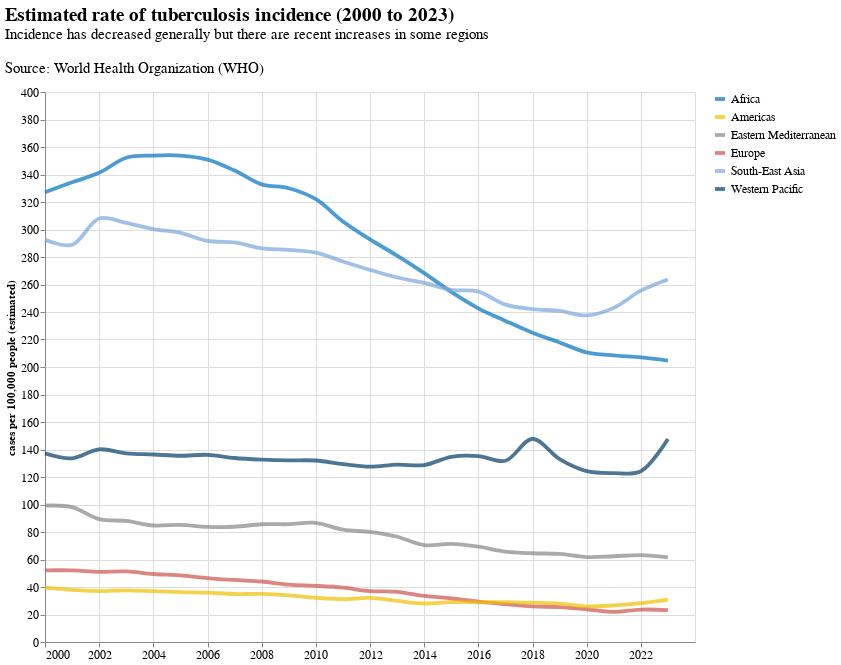

The cell this chart's notebook holds for it:
### Markdown cell above
## exporation

### Code cell
df = duckdb.sql("""

    select g_whoregion as region,
        year,
        round(avg(e_inc_100k), 2) as avg_e_inc_100k
    from tb_data
    group by 1, 2

""").pl()

min_year = df.select(pl.col('year').min()).item()
max_year = df.select(pl.col('year').max()).item()

alt.Chart(
    df,
    width=650,
    height=550,
    title=alt.Title(
        f'Estimated rate of tuberculosis incidence ({min_year} to {max_year})',
        anchor='start',
        fontSize=18.5, fontWeight='bold',
        subtitle=[
            'Incidence has decreased generally but there are recent increases in some regions',
            '',
            'Source: World Health Organization (WHO)'
        ],
        subtitleFontSize=15,
        offset=10,
    ),
).mark_line(
    size=3.8,
    opacity=0.7,
    interpolate='catmull-rom',
).encode(
    x=alt.X(
        'year',
        title='',
        axis=alt.Axis(
            format='d',
            values=list(range(min_year, max_year+1, 2)),
            labelFontSize=12,
        ),
    ),
    y=alt.Y(
        'avg_e_inc_100k',
        title='cases per 100,000 people (estimated)',
        axis=alt.Axis(values=range(0, 400+1, 20), labelFontSize=12)
    ),
    color=alt.Color(
        'region',
        title='',
        scale=alt.Scale(range=jco_colors),
        legend=alt.Legend(
            symbolSize=100,
            symbolStrokeWidth=3.8,
            labelFontSize=12,
        ),
    ),
    tooltip='region',
)

### Figure 1 — Vega-Lite specification as saved in the notebook (floating-point values rounded to 4 significant figures; data arrays with more than 128 entries replaced by an {"elided": "..."} marker saying what was removed)
{"usermeta": {"embedOptions": {"theme": "ggplot2"}}, "config": {"view": {"continuousWidth": 300, "continuousHeight": 300}}, "data": {"name": "data-197dc96084a457fb3ea047d7c586097f"}, "mark": {"type": "line", "interpolate": "catmull-rom", "opacity": 0.7, "size": 3.8}, "encoding": {"color": {"field": "region", "legend": {"labelFontSize": 12, "symbolSize": 100, "symbolStrokeWidth": 3.8}, "scale": {"range": ["#0073C2", "#EFC000", "#868686", "#CD534C", "#7AA6DC", "#003C67", "#8F7700", "#3B3B3B", "#A73030", "#4A6990"]}, "title": "", "type": "nominal"}, "tooltip": {"field": "region", "type": "nominal"}, "x": {"axis": {"format": "d", "labelFontSize": 12, "values": [2000, 2002, 2004, 2006, 2008, 2010, 2012, 2014, 2016, 2018, 2020, 2022]}, "field": "year", "title": "", "type": "quantitative"}, "y": {"axis": {"labelFontSize": 12, "values": [0, 20, 40, 60, 80, 100, 120, 140, 160, 180, 200, 220, 240, 260, 280, 300, 320, 340, 360, 380, 400]}, "field": "avg_e_inc_100k", "title": "cases per 100,000 people (estimated)", "type": "quantitative"}}, "height": 550, "title": {"text": "Estimated rate of tuberculosis incidence (2000 to 2023)", "anchor": "start", "fontSize": 18.5, "fontWeight": "bold", "offset": 10, "subtitle": ["Incidence has decreased generally but there are recent increases in some regions", "", "Source: World Health Organization (WHO)"], "subtitleFontSize": 15}, "width": 650, "$schema": "https://vega.github.io/schema/vega-lite/v5.20.1.json", "datasets": {"data-197dc96084a457fb3ea047d7c586097f": {"elided": "144 records"}}}
